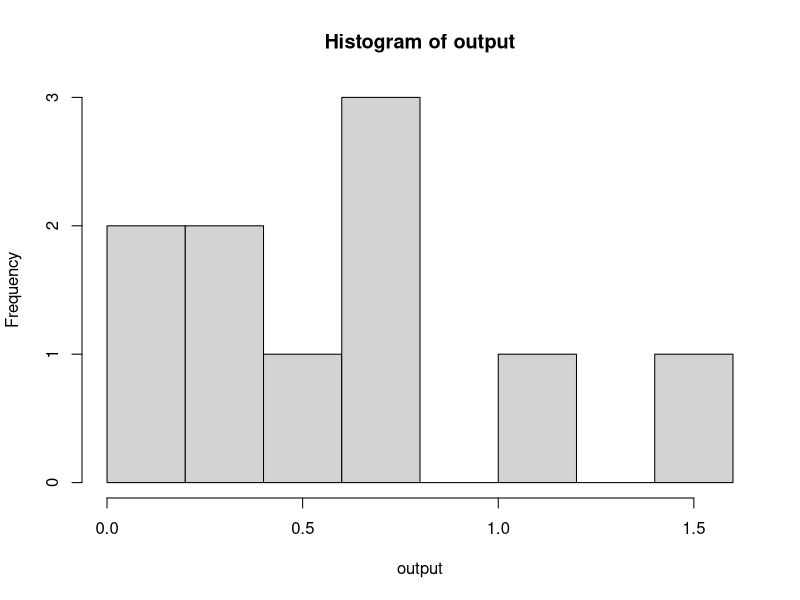
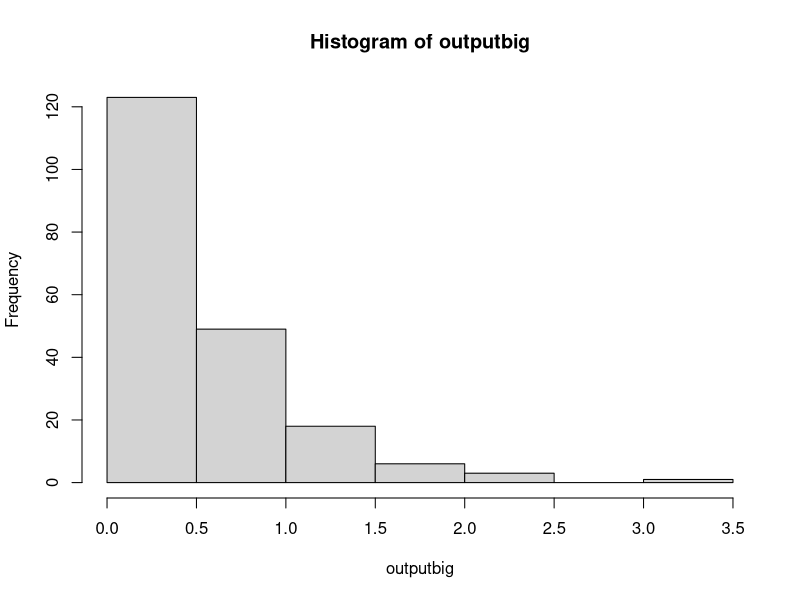
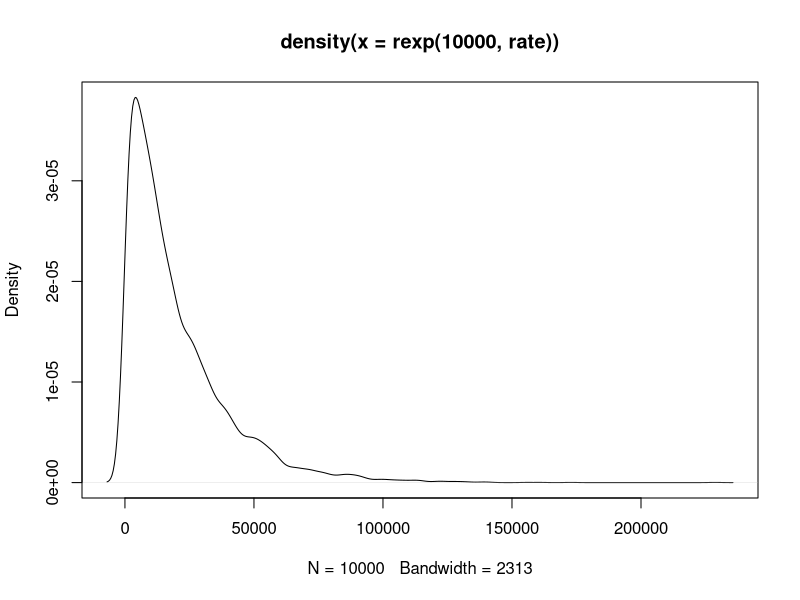

Source code (R) for these figures, in order:
#M200A COALESCENCE EXERCISES,Dr. Kirk Lohmueller, Fall 2015
#Hayley Stansell
#
#
getwd()
setwd("C:\\Users\\Hayley\\eeb201hayleystansell")
getwd()
#
#
?rexp
#
output<-rexp(10,2)
#[1] 0.21809588 1.70468865 1.24958590 0.03783002 0.65334166 0.31265010 0.25168173 0.32412173 0.05198139 0.64820064
output
hist(output)
#This shows that most outputs are clustering just below 0.5
outputbig<-rexp(200,2)
outputbig
mean(outputbig)
#[1] 0.4781231
hist(outputbig)
#
#
#############################################################################################Exercise FIVE###############
#
#From previous work, it seems that the rate of coalescence should be 1/2N , where 2N is number of chromosomes
#
#
#############################################################################################EXERCISE SIX###############
#
#
rate<-1/20000
mean(rexp(10000, rate))
#[1] 19712.04
##########################a) what is the average time to most recent common ancestor in your simulation?
#19712.04
##########################b) what is the theoretical expectation?
#20,000
##########################c) how do the values compare?
# They are very close to one another. 
##########################d) make a density plot of simulated coalescent times
??densityplot
?density
?plot
density(rexp(10000,rate))
plot(density(rexp(10000,rate)))
#Success!!
##########################e) what is the standard deviation of the coal. times?
output<-rexp(10000,rate)
density(output)
sd(output)
#[1] 20371.65
#
#
#############################################################################################EXERCISE SEVEN#############

